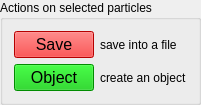
          <widget class="QGroupBox" name="groupBox_2">
           <property name="title">
            <string>Actions on selected particles</string>
           </property>
           <layout class="QGridLayout" name="gridLayout">
            <item row="0" column="0">
             <widget class="QPushButton" name="save_button">
              <property name="palette">
               <palette>
                <active>
                 <colorrole role="WindowText">
                  <brush brushstyle="SolidPattern">
                   <color alpha="255">
                    <red>0</red>
                    <green>0</green>
                    <blue>0</blue>
                   </color>
                  </brush>
                 </colorrole>
                 <colorrole role="Button">
                  <brush brushstyle="SolidPattern">
                   <color alpha="255">
                    <red>255</red>
                    <green>0</green>
                    <blue>0</blue>
                   </color>
                  </brush>
                 </colorrole>
                 <colorrole role="Light">
                  <brush brushstyle="SolidPattern">
                   <color alpha="255">
                    <red>255</red>
                    <green>181</green>
                    <blue>167</blue>
                   </color>
                  </brush>
                 </colorrole>
                 <colorrole role="Midlight">
                  <brush brushstyle="SolidPattern">
                   <color alpha="255">
                    <red>255</red>
                    <green>128</green>
                    <blue>103</blue>
                   </color>
                  </brush>
                 </colorrole>
                 <colorrole role="Dark">
                  <brush brushstyle="SolidPattern">
                   <color alpha="255">
                    <red>127</red>
                    <green>37</green>
                    <blue>19</blue>
                   </color>
                  </brush>
                 </colorrole>
                 <colorrole role="Mid">
                  <brush brushstyle="SolidPattern">
                   <color alpha="255">
                    <red>170</red>
                    <green>50</green>
                    <blue>26</blue>
                   </color>
                  </brush>
                 </colorrole>
                 <colorrole role="Text">
                  <brush brushstyle="SolidPattern">
                   <color alpha="255">
                    <red>0</red>
                    <green>0</green>
                    <blue>0</blue>
                   </color>
                  </brush>
                 </colorrole>
                 <colorrole role="BrightText">
                  <brush brushstyle="SolidPattern">
                   <color alpha="255">
                    <red>255</red>
                    <green>255</green>
                    <blue>255</blue>
                   </color>
                  </brush>
                 </colorrole>
                 <colorrole role="ButtonText">
                  <brush brushstyle="SolidPattern">
                   <color alpha="255">
                    <red>0</red>
                    <green>0</green>
                    <blue>0</blue>
                   </color>
                  </brush>
                 </colorrole>
                 <colorrole role="Base">
                  <brush brushstyle="SolidPattern">
                   <color alpha="255">
                    <red>255</red>
                    <green>0</green>
                    <blue>0</blue>
                   </color>
                  </brush>
                 </colorrole>
                 <colorrole role="Window">
                  <brush brushstyle="SolidPattern">
                   <color alpha="255">
                    <red>255</red>
                    <green>0</green>
                    <blue>0</blue>
                   </color>
                  </brush>
                 </colorrole>
                 <colorrole role="Shadow">
                  <brush brushstyle="SolidPattern">
                   <color alpha="255">
                    <red>0</red>
                    <green>0</green>
                    <blue>0</blue>
                   </color>
                  </brush>
                 </colorrole>
                 <colorrole role="AlternateBase">
                  <brush brushstyle="SolidPattern">
                   <color alpha="255">
                    <red>255</red>
                    <green>165</green>
                    <blue>147</blue>
                   </color>
                  </brush>
                 </colorrole>
                 <colorrole role="ToolTipBase">
                  <brush brushstyle="SolidPattern">
                   <color alpha="255">
                    <red>255</red>
                    <green>255</green>
                    <blue>220</blue>
                   </color>
                  </brush>
                 </colorrole>
                 <colorrole role="ToolTipText">
                  <brush brushstyle="SolidPattern">
                   <color alpha="255">
                    <red>0</red>
                    <green>0</green>
                    <blue>0</blue>
                   </color>
                  </brush>
                 </colorrole>
                </active>
                <inactive>
                 <colorrole role="WindowText">
                  <brush brushstyle="SolidPattern">
                   <color alpha="255">
                    <red>0</red>
                    <green>0</green>
                    <blue>0</blue>
                   </color>
                  </brush>
                 </colorrole>
                 <colorrole role="Button">
                  <brush brushstyle="SolidPattern">
                   <color alpha="255">
                    <red>255</red>
                    <green>0</green>
                    <blue>0</blue>
                   </color>
                  </brush>
                 </colorrole>
                 <colorrole role="Light">
                  <brush brushstyle="SolidPattern">
                   <color alpha="255">
                    <red>255</red>
                    <green>181</green>
                    <blue>167</blue>
                   </color>
                  </brush>
                 </colorrole>
                 <colorrole role="Midlight">
                  <brush brushstyle="SolidPattern">
                   <color alpha="255">
                    <red>255</red>
                    <green>128</green>
                    <blue>103</blue>
                   </color>
                  </brush>
                 </colorrole>
                 <colorrole role="Dark">
                  <brush brushstyle="SolidPattern">
                   <color alpha="255">
                    <red>127</red>
                    <green>37</green>
                    <blue>19</blue>
                   </color>
                  </brush>
                 </colorrole>
                 <colorrole role="Mid">
                  <brush brushstyle="SolidPattern">
                   <color alpha="255">
                    <red>170</red>
                    <green>50</green>
                    <blue>26</blue>
                   </color>
                  </brush>
                 </colorrole>
                 <colorrole role="Text">
                  <brush brushstyle="SolidPattern">
                   <color alpha="255">
                    <red>0</red>
                    <green>0</green>
                    <blue>0</blue>
                   </color>
                  </brush>
                 </colorrole>
                 <colorrole role="BrightText">
                  <brush brushstyle="SolidPattern">
                   <color alpha="255">
                    <red>255</red>
                    <green>255</green>
                    <blue>255</blue>
                   </color>
                  </brush>
                 </colorrole>
                 <colorrole role="ButtonText">
                  <brush brushstyle="SolidPattern">
                   <color alpha="255">
                    <red>0</red>
                    <green>0</green>
                    <blue>0</blue>
                   </color>
                  </brush>
                 </colorrole>
                 <colorrole role="Base">
                  <brush brushstyle="SolidPattern">
                   <color alpha="255">
                    <red>255</red>
                    <green>0</green>
                    <blue>0</blue>
                   </color>
                  </brush>
                 </colorrole>
                 <colorrole role="Window">
                  <brush brushstyle="SolidPattern">
                   <color alpha="255">
                    <red>255</red>
                    <green>0</green>
                    <blue>0</blue>
                   </color>
                  </brush>
                 </colorrole>
                 <colorrole role="Shadow">
                  <brush brushstyle="SolidPattern">
                   <color alpha="255">
                    <red>0</red>
                    <green>0</green>
                    <blue>0</blue>
                   </color>
                  </brush>
                 </colorrole>
                 <colorrole role="AlternateBase">
                  <brush brushstyle="SolidPattern">
                   <color alpha="255">
                    <red>255</red>
                    <green>165</green>
                    <blue>147</blue>
                   </color>
                  </brush>
                 </colorrole>
                 <colorrole role="ToolTipBase">
                  <brush brushstyle="SolidPattern">
                   <color alpha="255">
                    <red>255</red>
                    <green>255</green>
                    <blue>220</blue>
                   </color>
                  </brush>
                 </colorrole>
                 <colorrole role="ToolTipText">
                  <brush brushstyle="SolidPattern">
                   <color alpha="255">
                    <red>0</red>
                    <green>0</green>
                    <blue>0</blue>
                   </color>
                  </brush>
                 </colorrole>
                </inactive>
                <disabled>
                 <colorrole role="WindowText">
                  <brush brushstyle="SolidPattern">
                   <color alpha="255">
                    <red>127</red>
                    <green>37</green>
                    <blue>19</blue>
                   </color>
                  </brush>
                 </colorrole>
                 <colorrole role="Button">
                  <brush brushstyle="SolidPattern">
                   <color alpha="255">
                    <red>255</red>
                    <green>0</green>
                    <blue>0</blue>
                   </color>
                  </brush>
                 </colorrole>
                 <colorrole role="Light">
                  <brush brushstyle="SolidPattern">
                   <color alpha="255">
                    <red>255</red>
                    <green>181</green>
                    <blue>167</blue>
                   </color>
                  </brush>
                 </colorrole>
                 <colorrole role="Midlight">
                  <brush brushstyle="SolidPattern">
                   <color alpha="255">
                    <red>255</red>
                    <green>128</green>
                    <blue>103</blue>
                   </color>
                  </brush>
                 </colorrole>
                 <colorrole role="Dark">
                  <brush brushstyle="SolidPattern">
                   <color alpha="255">
                    <red>127</red>
                    <green>37</green>
                    <blue>19</blue>
                   </color>
                  </brush>
                 </colorrole>
                 <colorrole role="Mid">
                  <brush brushstyle="SolidPattern">
                   <color alpha="255">
                    <red>170</red>
                    <green>50</green>
                    <blue>26</blue>
                   </color>
                  </brush>
                 </colorrole>
                 <colorrole role="Text">
                  <brush brushstyle="SolidPattern">
                   <color alpha="255">
                    <red>127</red>
                    <green>37</green>
                    <blue>19</blue>
                   </color>
                  </brush>
                 </colorrole>
                 <colorrole role="BrightText">
                  <brush brushstyle="SolidPattern">
                   <color alpha="255">
                    <red>255</red>
                    <green>255</green>
                    <blue>255</blue>
                   </color>
                  </brush>
                 </colorrole>
                 <colorrole role="ButtonText">
                  <brush brushstyle="SolidPattern">
                   <color alpha="255">
                    <red>127</red>
                    <green>37</green>
                    <blue>19</blue>
                   </color>
                  </brush>
                 </colorrole>
                 <colorrole role="Base">
                  <brush brushstyle="SolidPattern">
                   <color alpha="255">
                    <red>255</red>
                    <green>0</green>
                    <blue>0</blue>
                   </color>
                  </brush>
                 </colorrole>
                 <colorrole role="Window">
                  <brush brushstyle="SolidPattern">
                   <color alpha="255">
                    <red>255</red>
                    <green>0</green>
                    <blue>0</blue>
                   </color>
                  </brush>
                 </colorrole>
                 <colorrole role="Shadow">
                  <brush brushstyle="SolidPattern">
                   <color alpha="255">
                    <red>0</red>
                    <green>0</green>
                    <blue>0</blue>
                   </color>
                  </brush>
                 </colorrole>
                 <colorrole role="AlternateBase">
                  <brush brushstyle="SolidPattern">
                   <color alpha="255">
                    <red>255</red>
                    <green>75</green>
                    <blue>39</blue>
                   </color>
                  </brush>
                 </colorrole>
                 <colorrole role="ToolTipBase">
                  <brush brushstyle="SolidPattern">
                   <color alpha="255">
                    <red>255</red>
                    <green>255</green>
                    <blue>220</blue>
                   </color>
                  </brush>
                 </colorrole>
                 <colorrole role="ToolTipText">
                  <brush brushstyle="SolidPattern">
                   <color alpha="255">
                    <red>0</red>
                    <green>0</green>
                    <blue>0</blue>
                   </color>
                  </brush>
                 </colorrole>
                </disabled>
               </palette>
              </property>
              <property name="font">
               <font>
                <pointsize>12</pointsize>
               </font>
              </property>
              <property name="styleSheet">
               <string notr="true">background:red</string>
              </property>
              <property name="text">
               <string>Save</string>
              </property>
             </widget>
            </item>
            <item row="2" column="0">
             <widget class="QPushButton" name="obj_button">
              <property name="palette">
               <palette>
                <active>
                 <colorrole role="WindowText">
                  <brush brushstyle="SolidPattern">
                   <color alpha="255">
                    <red>0</red>
                    <green>0</green>
                    <blue>0</blue>
                   </color>
                  </brush>
                 </colorrole>
                 <colorrole role="Button">
                  <brush brushstyle="SolidPattern">
                   <color alpha="255">
                    <red>0</red>
                    <green>196</green>
                    <blue>0</blue>
                   </color>
                  </brush>
                 </colorrole>
                 <colorrole role="Light">
                  <brush brushstyle="SolidPattern">
                   <color alpha="255">
                    <red>128</red>
                    <green>255</green>
                    <blue>0</blue>
                   </color>
                  </brush>
                 </colorrole>
                 <colorrole role="Midlight">
                  <brush brushstyle="SolidPattern">
                   <color alpha="255">
                    <red>106</red>
                    <green>212</green>
                    <blue>0</blue>
                   </color>
                  </brush>
                 </colorrole>
                 <colorrole role="Dark">
                  <brush brushstyle="SolidPattern">
                   <color alpha="255">
                    <red>42</red>
                    <green>85</green>
                    <blue>0</blue>
                   </color>
                  </brush>
                 </colorrole>
                 <colorrole role="Mid">
                  <brush brushstyle="SolidPattern">
                   <color alpha="255">
                    <red>56</red>
                    <green>113</green>
                    <blue>0</blue>
                   </color>
                  </brush>
                 </colorrole>
                 <colorrole role="Text">
                  <brush brushstyle="SolidPattern">
                   <color alpha="255">
                    <red>0</red>
                    <green>0</green>
                    <blue>0</blue>
                   </color>
                  </brush>
                 </colorrole>
                 <colorrole role="BrightText">
                  <brush brushstyle="SolidPattern">
                   <color alpha="255">
                    <red>255</red>
                    <green>255</green>
                    <blue>255</blue>
                   </color>
                  </brush>
                 </colorrole>
                 <colorrole role="ButtonText">
                  <brush brushstyle="SolidPattern">
                   <color alpha="255">
                    <red>0</red>
                    <green>0</green>
                    <blue>0</blue>
                   </color>
                  </brush>
                 </colorrole>
                 <colorrole role="Base">
                  <brush brushstyle="SolidPattern">
                   <color alpha="255">
                    <red>0</red>
                    <green>196</green>
                    <blue>0</blue>
                   </color>
                  </brush>
                 </colorrole>
                 <colorrole role="Window">
                  <brush brushstyle="SolidPattern">
                   <color alpha="255">
                    <red>0</red>
                    <green>196</green>
                    <blue>0</blue>
                   </color>
                  </brush>
                 </colorrole>
                 <colorrole role="Shadow">
                  <brush brushstyle="SolidPattern">
                   <color alpha="255">
                    <red>0</red>
                    <green>0</green>
                    <blue>0</blue>
                   </color>
                  </brush>
                 </colorrole>
                 <colorrole role="AlternateBase">
                  <brush brushstyle="SolidPattern">
                   <color alpha="255">
                    <red>170</red>
                    <green>212</green>
                    <blue>127</blue>
                   </color>
                  </brush>
                 </colorrole>
                 <colorrole role="ToolTipBase">
                  <brush brushstyle="SolidPattern">
                   <color alpha="255">
                    <red>255</red>
                    <green>255</green>
                    <blue>220</blue>
                   </color>
                  </brush>
                 </colorrole>
                 <colorrole role="ToolTipText">
                  <brush brushstyle="SolidPattern">
                   <color alpha="255">
                    <red>0</red>
                    <green>0</green>
                    <blue>0</blue>
                   </color>
                  </brush>
                 </colorrole>
                </active>
                <inactive>
                 <colorrole role="WindowText">
                  <brush brushstyle="SolidPattern">
                   <color alpha="255">
                    <red>0</red>
                    <green>0</green>
                    <blue>0</blue>
                   </color>
                  </brush>
                 </colorrole>
                 <colorrole role="Button">
                  <brush brushstyle="SolidPattern">
                   <color alpha="255">
                    <red>0</red>
                    <green>196</green>
                    <blue>0</blue>
                   </color>
                  </brush>
                 </colorrole>
                 <colorrole role="Light">
                  <brush brushstyle="SolidPattern">
                   <color alpha="255">
                    <red>128</red>
                    <green>255</green>
                    <blue>0</blue>
                   </color>
                  </brush>
                 </colorrole>
                 <colorrole role="Midlight">
                  <brush brushstyle="SolidPattern">
                   <color alpha="255">
                    <red>106</red>
                    <green>212</green>
                    <blue>0</blue>
                   </color>
                  </brush>
                 </colorrole>
                 <colorrole role="Dark">
                  <brush brushstyle="SolidPattern">
                   <color alpha="255">
                    <red>42</red>
                    <green>85</green>
                    <blue>0</blue>
                   </color>
                  </brush>
                 </colorrole>
                 <colorrole role="Mid">
                  <brush brushstyle="SolidPattern">
                   <color alpha="255">
                    <red>56</red>
                    <green>113</green>
                    <blue>0</blue>
                   </color>
                  </brush>
                 </colorrole>
                 <colorrole role="Text">
                  <brush brushstyle="SolidPattern">
                   <color alpha="255">
                    <red>0</red>
                    <green>0</green>
                    <blue>0</blue>
                   </color>
                  </brush>
                 </colorrole>
                 <colorrole role="BrightText">
                  <brush brushstyle="SolidPattern">
                   <color alpha="255">
                    <red>255</red>
                    <green>255</green>
                    <blue>255</blue>
                   </color>
                  </brush>
                 </colorrole>
                 <colorrole role="ButtonText">
                  <brush brushstyle="SolidPattern">
                   <color alpha="255">
                    <red>0</red>
                    <green>0</green>
                    <blue>0</blue>
                   </color>
                  </brush>
                 </colorrole>
                 <colorrole role="Base">
                  <brush brushstyle="SolidPattern">
                   <color alpha="255">
                    <red>0</red>
                    <green>196</green>
                    <blue>0</blue>
                   </color>
                  </brush>
                 </colorrole>
                 <colorrole role="Window">
                  <brush brushstyle="SolidPattern">
                   <color alpha="255">
                    <red>0</red>
                    <green>196</green>
                    <blue>0</blue>
                   </color>
                  </brush>
                 </colorrole>
                 <colorrole role="Shadow">
                  <brush brushstyle="SolidPattern">
                   <color alpha="255">
                    <red>0</red>
                    <green>0</green>
                    <blue>0</blue>
                   </color>
                  </brush>
                 </colorrole>
                 <colorrole role="AlternateBase">
                  <brush brushstyle="SolidPattern">
                   <color alpha="255">
                    <red>170</red>
                    <green>212</green>
                    <blue>127</blue>
                   </color>
                  </brush>
                 </colorrole>
                 <colorrole role="ToolTipBase">
                  <brush brushstyle="SolidPattern">
                   <color alpha="255">
                    <red>255</red>
                    <green>255</green>
                    <blue>220</blue>
                   </color>
                  </brush>
                 </colorrole>
                 <colorrole role="ToolTipText">
                  <brush brushstyle="SolidPattern">
                   <color alpha="255">
                    <red>0</red>
                    <green>0</green>
                    <blue>0</blue>
                   </color>
                  </brush>
                 </colorrole>
                </inactive>
                <disabled>
                 <colorrole role="WindowText">
                  <brush brushstyle="SolidPattern">
                   <color alpha="255">
                    <red>42</red>
                    <green>85</green>
                    <blue>0</blue>
                   </color>
                  </brush>
                 </colorrole>
                 <colorrole role="Button">
                  <brush brushstyle="SolidPattern">
                   <color alpha="255">
                    <red>0</red>
                    <green>196</green>
                    <blue>0</blue>
                   </color>
                  </brush>
                 </colorrole>
                 <colorrole role="Light">
                  <brush brushstyle="SolidPattern">
                   <color alpha="255">
                    <red>128</red>
                    <green>255</green>
                    <blue>0</blue>
                   </color>
                  </brush>
                 </colorrole>
                 <colorrole role="Midlight">
                  <brush brushstyle="SolidPattern">
                   <color alpha="255">
                    <red>106</red>
                    <green>212</green>
                    <blue>0</blue>
                   </color>
                  </brush>
                 </colorrole>
                 <colorrole role="Dark">
                  <brush brushstyle="SolidPattern">
                   <color alpha="255">
                    <red>42</red>
                    <green>85</green>
                    <blue>0</blue>
                   </color>
                  </brush>
                 </colorrole>
                 <colorrole role="Mid">
                  <brush brushstyle="SolidPattern">
                   <color alpha="255">
                    <red>56</red>
                    <green>113</green>
                    <blue>0</blue>
                   </color>
                  </brush>
                 </colorrole>
                 <colorrole role="Text">
                  <brush brushstyle="SolidPattern">
                   <color alpha="255">
                    <red>42</red>
                    <green>85</green>
                    <blue>0</blue>
                   </color>
                  </brush>
                 </colorrole>
                 <colorrole role="BrightText">
                  <brush brushstyle="SolidPattern">
                   <color alpha="255">
                    <red>255</red>
                    <green>255</green>
                    <blue>255</blue>
                   </color>
                  </brush>
                 </colorrole>
                 <colorrole role="ButtonText">
                  <brush brushstyle="SolidPattern">
                   <color alpha="255">
                    <red>42</red>
                    <green>85</green>
                    <blue>0</blue>
                   </color>
                  </brush>
                 </colorrole>
                 <colorrole role="Base">
                  <brush brushstyle="SolidPattern">
                   <color alpha="255">
                    <red>0</red>
                    <green>196</green>
                    <blue>0</blue>
                   </color>
                  </brush>
                 </colorrole>
                 <colorrole role="Window">
                  <brush brushstyle="SolidPattern">
                   <color alpha="255">
                    <red>0</red>
                    <green>196</green>
                    <blue>0</blue>
                   </color>
                  </brush>
                 </colorrole>
                 <colorrole role="Shadow">
                  <brush brushstyle="SolidPattern">
                   <color alpha="255">
                    <red>0</red>
                    <green>0</green>
                    <blue>0</blue>
                   </color>
                  </brush>
                 </colorrole>
                 <colorrole role="AlternateBase">
                  <brush brushstyle="SolidPattern">
                   <color alpha="255">
                    <red>85</red>
                    <green>170</green>
                    <blue>0</blue>
                   </color>
                  </brush>
                 </colorrole>
                 <colorrole role="ToolTipBase">
                  <brush brushstyle="SolidPattern">
                   <color alpha="255">
                    <red>255</red>
                    <green>255</green>
                    <blue>220</blue>
                   </color>
                  </brush>
                 </colorrole>
                 <colorrole role="ToolTipText">
                  <brush brushstyle="SolidPattern">
                   <color alpha="255">
                    <red>0</red>
                    <green>0</green>
                    <blue>0</blue>
                   </color>
                  </brush>
                 </colorrole>
                </disabled>
               </palette>
              </property>
              <property name="font">
               <font>
                <pointsize>12</pointsize>
               </font>
              </property>
              <property name="styleSheet">
               <string notr="true">background:rgb(0, 196, 0)</string>
              </property>
              <property name="text">
               <string>Object</string>
              </property>
             </widget>
            </item>
            <item row="2" column="1">
             <widget class="QLabel" name="label_7">
              <property name="text">
               <string>create an object</string>
              </property>
             </widget>
            </item>
            <item row="0" column="1">
             <widget class="QLabel" name="label_6">
              <property name="text">
               <string>save into a file</string>
              </property>
             </widget>
            </item>
           </layout>
          </widget>
